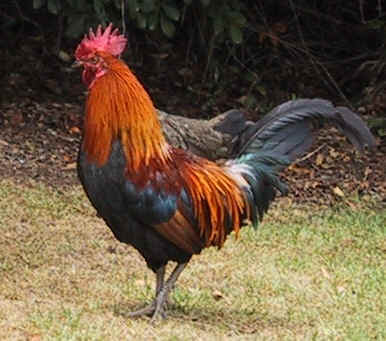
%> input picture assets/rooster.jpg, 386 x 341 px
$ octave ColourOpponentCells.m   (GNU Octave 9; MATLAB toolbox functions it lacks are replaced by stand-ins)
%> lines starting %> are read from the running program, lines starting %| are printed output that depends on the picture; long printed decimals are rounded
clear;           % Clears all variables from the workspace
clc;             % Clears the command window
close all;       % Closes all open figure windows

% Load and convert the rooster image to double format
Ia = imread('/MATLAB Drive/assets/rooster.jpg');  % Load the rooster image
%> Ia is the input picture: size 341x386x3 uint8; mean R, G, B 110, 91.4, 68
Iad = im2double(Ia);         % Convert to double format

% Create two Gaussians to simulate the centre and surround of the RF
gc = fspecial('gaussian', 9, 1);   % Centre Gaussian
gs = fspecial('gaussian', 9, 1.5); % Surround Gaussian

% Simulate the responses of colour opponent cells
% Red-on, Green-off
IaRG = conv2(Iad(:,:,1), gc, 'same') - conv2(Iad(:,:,2), gs, 'same');
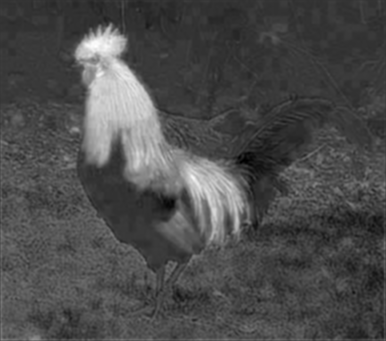
%> IaRG: size 341x386 double; min -0.148, max 0.593, mean 0.0739; drawn with min black and max white

% Green-on, Red-off
IaGR = conv2(Iad(:,:,2), gc, 'same') - conv2(Iad(:,:,1), gs, 'same');
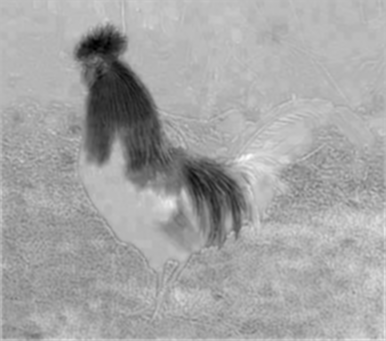
%> IaGR: size 341x386 double; min -0.593, max 0.212, mean -0.072; drawn with min black and max white

% Blue-on, Yellow-off
yellow = mean(Iad(:,:,1:2), 3);  % Create yellow channel by averaging red and green
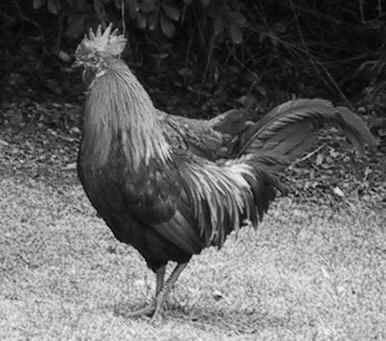
%> yellow: size 341x386 double; min 0, max 0.978, mean 0.395
IaBY = conv2(Iad(:,:,3), gc, 'same') - conv2(yellow, gs, 'same');
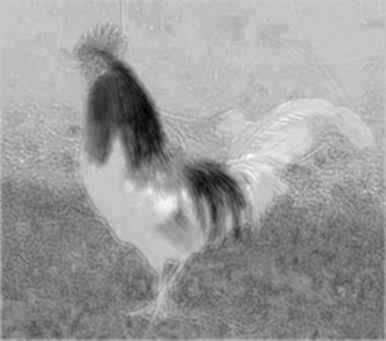
%> IaBY: size 341x386 double; min -0.598, max 0.172, mean -0.127; drawn with min black and max white

% Yellow-on, Blue-off
IaYB = conv2(yellow, gc, 'same') - conv2(Iad(:,:,3), gs, 'same');
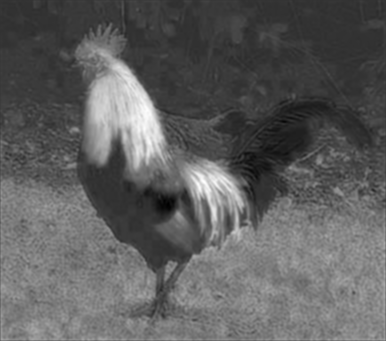
%> IaYB: size 341x386 double; min -0.145, max 0.588, mean 0.128; drawn with min black and max white

% Display the results in subplots
figure;
subplot(2,2,1), imagesc(IaRG), title('Red-on, Green-off'), colormap('gray'), colorbar;
subplot(2,2,2), imagesc(IaGR), title('Green-on, Red-off'), colormap('gray'), colorbar;
subplot(2,2,3), imagesc(IaBY), title('Blue-on, Yellow-off'), colormap('gray'), colorbar;
subplot(2,2,4), imagesc(IaYB), title('Yellow-on, Blue-off'), colormap('gray'), colorbar;

% Extract pixel intensity values at row=340, column=2
pixel_RG = IaRG(340, 2);  % Red-on, Green-off
%> pixel_RG = 0.237
pixel_GR = IaGR(340, 2);  % Green-on, Red-off
%> pixel_GR = 0.0447
pixel_BY = IaBY(340, 2);  % Blue-on, Yellow-off
%> pixel_BY = -0.0753
pixel_YB = IaYB(340, 2);  % Yellow-on, Blue-off
%> pixel_YB = 0.318

% Display the extracted pixel values
disp(['Red-on, Green-off: ', num2str(pixel_RG)]);
%| Red-on, Green-off: 0.2373
disp(['Green-on, Red-off: ', num2str(pixel_GR)]);
%| Green-on, Red-off: 0.04472
disp(['Blue-on, Yellow-off: ', num2str(pixel_BY)]);
%| Blue-on, Yellow-off: -0.07526
disp(['Yellow-on, Blue-off: ', num2str(pixel_YB)]);
%| Yellow-on, Blue-off: 0.3176

% Round the pixel values to 2 decimal places
pixel_RG_rounded = round(pixel_RG, 2);
%> pixel_RG_rounded = 0.24
pixel_GR_rounded = round(pixel_GR, 2);
%> pixel_GR_rounded = 0.04
pixel_BY_rounded = round(pixel_BY, 2);
%> pixel_BY_rounded = -0.08
pixel_YB_rounded = round(pixel_YB, 2);
%> pixel_YB_rounded = 0.32

% Display the rounded pixel values
disp(['Red-on, Green-off (rounded): ', num2str(pixel_RG_rounded)]);
%| Red-on, Green-off (rounded): 0.24
disp(['Green-on, Red-off (rounded): ', num2str(pixel_GR_rounded)]);
%| Green-on, Red-off (rounded): 0.04
disp(['Blue-on, Yellow-off (rounded): ', num2str(pixel_BY_rounded)]);
%| Blue-on, Yellow-off (rounded): -0.08
disp(['Yellow-on, Blue-off (rounded): ', num2str(pixel_YB_rounded)]);
%| Yellow-on, Blue-off (rounded): 0.32

$ run again, with assets/indoor.jpg copied over assets/rooster.jpg
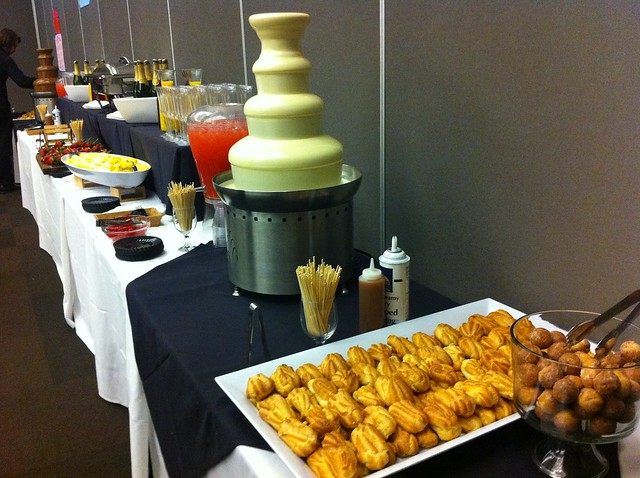
%> input picture assets/indoor.jpg, 640 x 478 px
%> Ia is the input picture: size 478x640x3 uint8; mean R, G, B 104.1, 93.9, 71.5
%> `IaBY = conv2(Iad(:,:,3), gc, 'same') - conv2(yellow, gs, 'same');`:
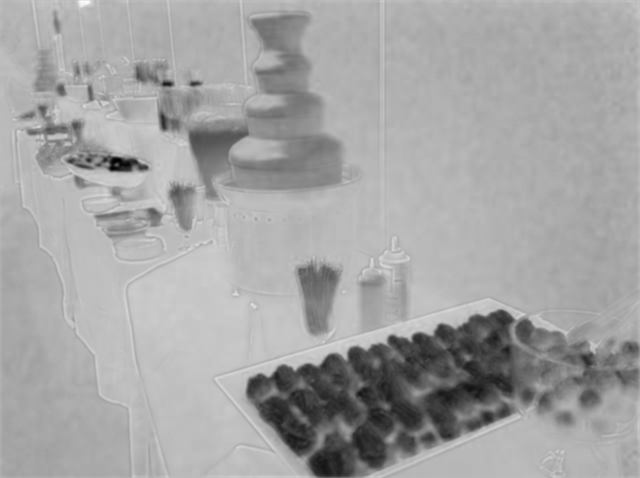
%> IaBY: size 478x640 double; min -0.912, max 0.338, mean -0.107; drawn with min black and max white
%> `IaYB = conv2(yellow, gc, 'same') - conv2(Iad(:,:,3), gs, 'same');`:
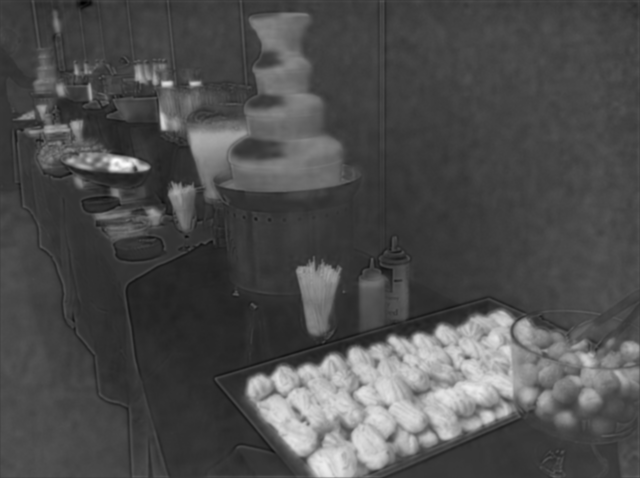
%> IaYB: size 478x640 double; min -0.24, max 0.9, mean 0.108; drawn with min black and max white
%> pixel_RG = 0.0852
%> pixel_GR = -0.0382
%> pixel_BY = -0.0736
%> pixel_YB = 0.11
%| Red-on, Green-off: 0.08525
%| Green-on, Red-off: -0.03822
%| Blue-on, Yellow-off: -0.07356
%| Yellow-on, Blue-off: 0.11
%> pixel_RG_rounded = 0.09
%> pixel_GR_rounded = -0.04
%> pixel_BY_rounded = -0.07
%> pixel_YB_rounded = 0.11
%| Red-on, Green-off (rounded): 0.09
%| Green-on, Red-off (rounded): -0.04
%| Blue-on, Yellow-off (rounded): -0.07
%| Yellow-on, Blue-off (rounded): 0.11

$ run again, with assets/panda_01.jpg copied over assets/rooster.jpg
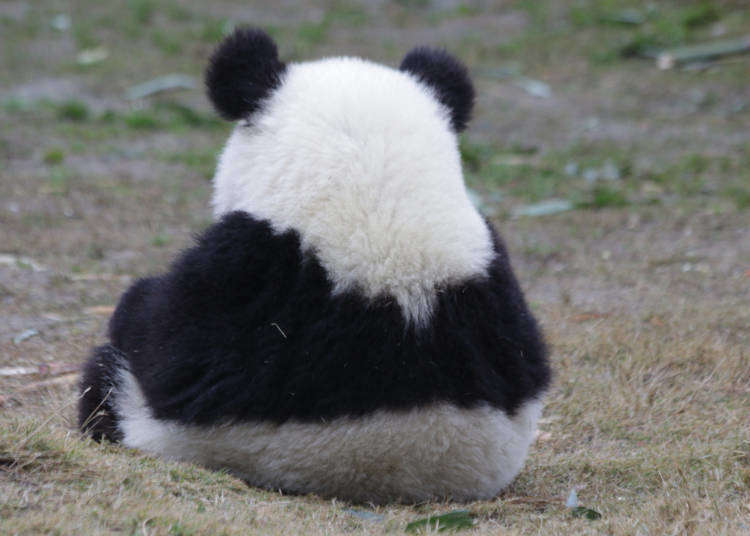
%> input picture assets/panda_01.jpg, 750 x 536 px
%> Ia is the input picture: size 536x750x3 uint8; mean R, G, B 114, 114.5, 111.6
%> `IaBY = conv2(Iad(:,:,3), gc, 'same') - conv2(yellow, gs, 'same');`:
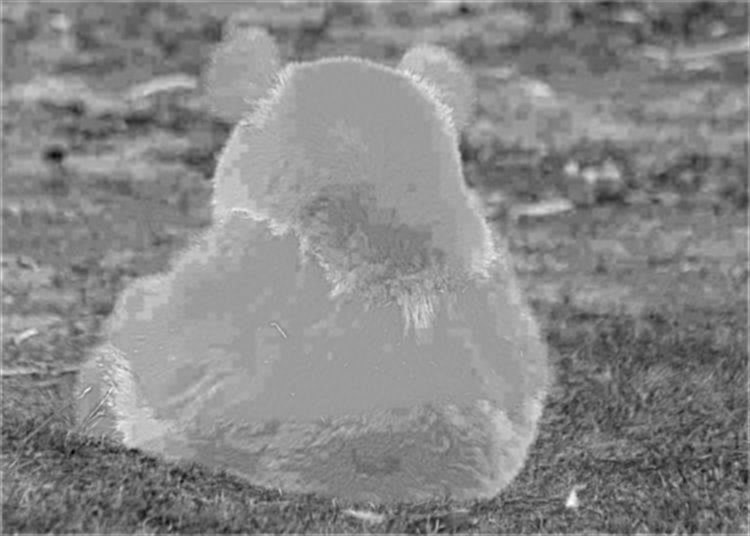
%> IaBY: size 536x750 double; min -0.205, max 0.162, mean -0.00972; drawn with min black and max white
%> `IaYB = conv2(yellow, gc, 'same') - conv2(Iad(:,:,3), gs, 'same');`:
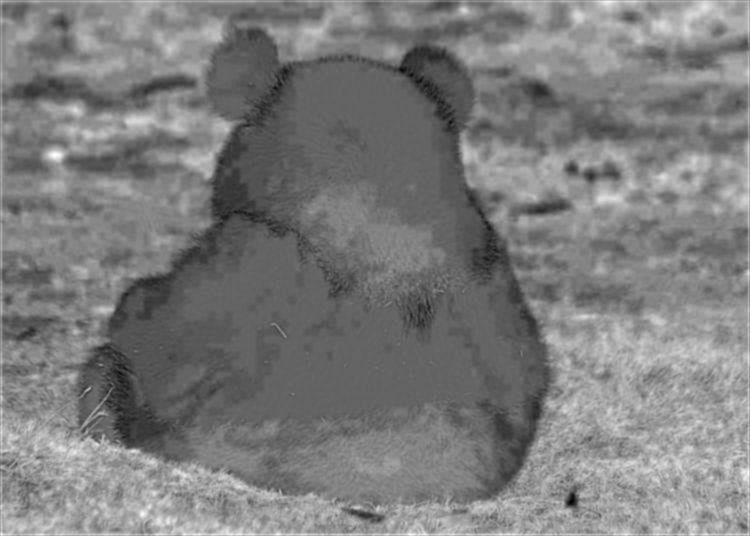
%> IaYB: size 536x750 double; min -0.144, max 0.173, mean 0.011; drawn with min black and max white
%> pixel_RG = 0.0614
%> pixel_GR = 0.0415
%> pixel_BY = 0.065
%> pixel_YB = 0.0399
%| Red-on, Green-off: 0.06136
%| Green-on, Red-off: 0.04152
%| Blue-on, Yellow-off: 0.06498
%| Yellow-on, Blue-off: 0.03988
%> pixel_RG_rounded = 0.06
%> pixel_GR_rounded = 0.04
%> pixel_BY_rounded = 0.06
%> pixel_YB_rounded = 0.04
%| Red-on, Green-off (rounded): 0.06
%| Green-on, Red-off (rounded): 0.04
%| Blue-on, Yellow-off (rounded): 0.06
%| Yellow-on, Blue-off (rounded): 0.04
